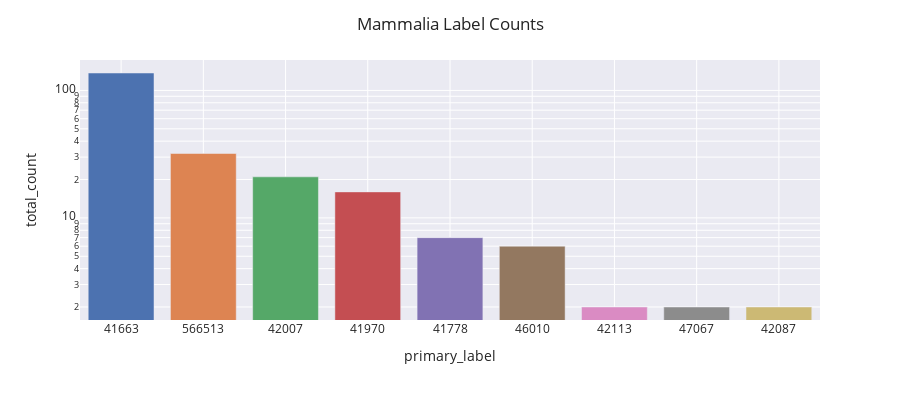

Notebook cell for this chart:
### Code cell
plot_class_distribution(df[df['class']=='mamalia'], plot_col='primary_label', title='Mammalia Label Counts')

### Figure 1 — Plotly figure (JSON) as saved in the notebook; plotly's stock layout.template omitted (floating-point values rounded to 4 significant figures)
{"data": [{"alignmentgroup": "True", "hovertemplate": "primary_label=%{x}<br>total_count=%{y}<extra></extra>", "legendgroup": "41663", "marker": {"color": "rgb(76,114,176)", "pattern": {"shape": ""}}, "name": "41663", "offsetgroup": "41663", "orientation": "v", "showlegend": true, "textposition": "auto", "type": "bar", "x": ["41663"], "xaxis": "x", "y": [137], "yaxis": "y"}, {"alignmentgroup": "True", "hovertemplate": "primary_label=%{x}<br>total_count=%{y}<extra></extra>", "legendgroup": "566513", "marker": {"color": "rgb(221,132,82)", "pattern": {"shape": ""}}, "name": "566513", "offsetgroup": "566513", "orientation": "v", "showlegend": true, "textposition": "auto", "type": "bar", "x": ["566513"], "xaxis": "x", "y": [32], "yaxis": "y"}, {"alignmentgroup": "True", "hovertemplate": "primary_label=%{x}<br>total_count=%{y}<extra></extra>", "legendgroup": "42007", "marker": {"color": "rgb(85,168,104)", "pattern": {"shape": ""}}, "name": "42007", "offsetgroup": "42007", "orientation": "v", "showlegend": true, "textposition": "auto", "type": "bar", "x": ["42007"], "xaxis": "x", "y": [21], "yaxis": "y"}, {"alignmentgroup": "True", "hovertemplate": "primary_label=%{x}<br>total_count=%{y}<extra></extra>", "legendgroup": "41970", "marker": {"color": "rgb(196,78,82)", "pattern": {"shape": ""}}, "name": "41970", "offsetgroup": "41970", "orientation": "v", "showlegend": true, "textposition": "auto", "type": "bar", "x": ["41970"], "xaxis": "x", "y": [16], "yaxis": "y"}, {"alignmentgroup": "True", "hovertemplate": "primary_label=%{x}<br>total_count=%{y}<extra></extra>", "legendgroup": "41778", "marker": {"color": "rgb(129,114,179)", "pattern": {"shape": ""}}, "name": "41778", "offsetgroup": "41778", "orientation": "v", "showlegend": true, "textposition": "auto", "type": "bar", "x": ["41778"], "xaxis": "x", "y": [7], "yaxis": "y"}, {"alignmentgroup": "True", "hovertemplate": "primary_label=%{x}<br>total_count=%{y}<extra></extra>", "legendgroup": "46010", "marker": {"color": "rgb(147,120,96)", "pattern": {"shape": ""}}, "name": "46010", "offsetgroup": "46010", "orientation": "v", "showlegend": true, "textposition": "auto", "type": "bar", "x": ["46010"], "xaxis": "x", "y": [6], "yaxis": "y"}, {"alignmentgroup": "True", "hovertemplate": "primary_label=%{x}<br>total_count=%{y}<extra></extra>", "legendgroup": "42113", "marker": {"color": "rgb(218,139,195)", "pattern": {"shape": ""}}, "name": "42113", "offsetgroup": "42113", "orientation": "v", "showlegend": true, "textposition": "auto", "type": "bar", "x": ["42113"], "xaxis": "x", "y": [2], "yaxis": "y"}, {"alignmentgroup": "True", "hovertemplate": "primary_label=%{x}<br>total_count=%{y}<extra></extra>", "legendgroup": "47067", "marker": {"color": "rgb(140,140,140)", "pattern": {"shape": ""}}, "name": "47067", "offsetgroup": "47067", "orientation": "v", "showlegend": true, "textposition": "auto", "type": "bar", "x": ["47067"], "xaxis": "x", "y": [2], "yaxis": "y"}, {"alignmentgroup": "True", "hovertemplate": "primary_label=%{x}<br>total_count=%{y}<extra></extra>", "legendgroup": "42087", "marker": {"color": "rgb(204,185,116)", "pattern": {"shape": ""}}, "name": "42087", "offsetgroup": "42087", "orientation": "v", "showlegend": true, "textposition": "auto", "type": "bar", "x": ["42087"], "xaxis": "x", "y": [2], "yaxis": "y"}], "layout": {"barmode": "relative", "height": 400, "legend": {"title": {"text": "primary_label"}, "tracegroupgap": 0}, "margin": {"t": 60}, "showlegend": false, "title": {"text": "Mammalia Label Counts"}, "xaxis": {"anchor": "y", "categoryarray": ["41663", "566513", "42007", "41970", "41778", "46010", "42113", "47067", "42087"], "categoryorder": "total descending", "domain": [0, 1], "title": {"text": "primary_label"}}, "yaxis": {"anchor": "x", "domain": [0, 1], "title": {"text": "total_count"}, "type": "log"}}}
